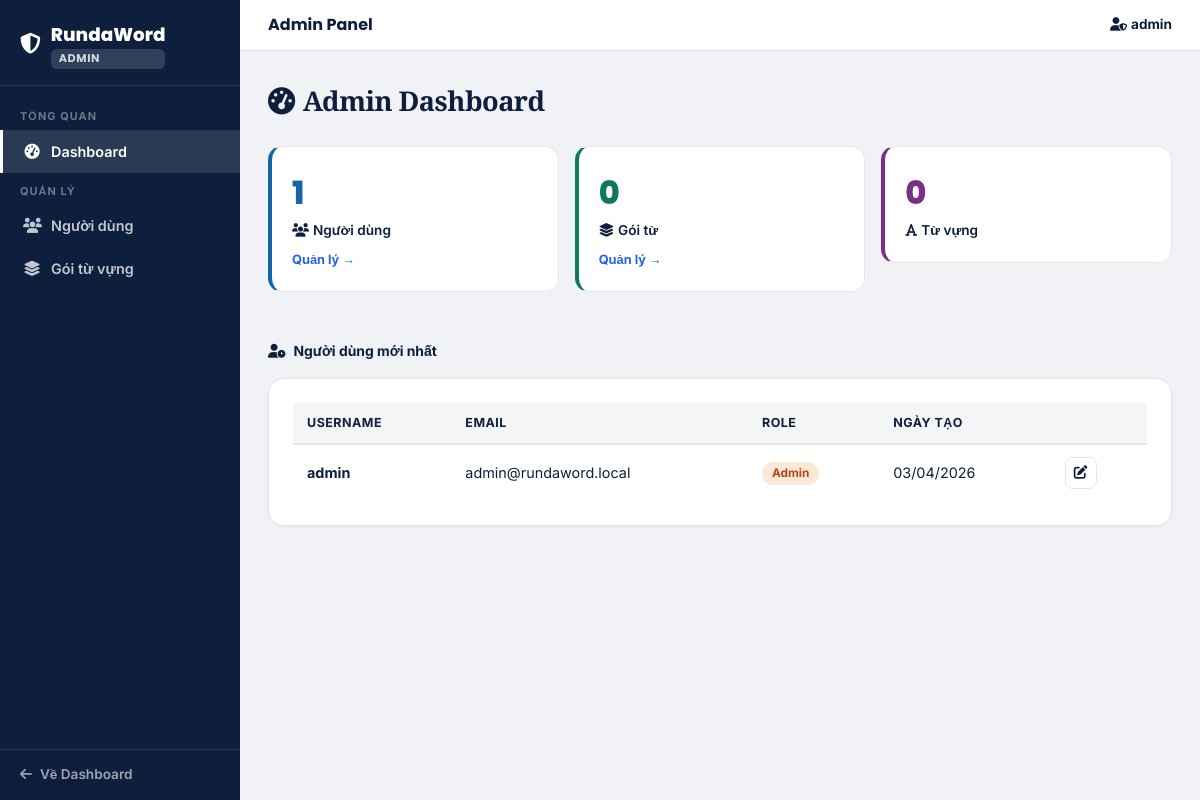
Page /admin (signed in) on the earlier database version.
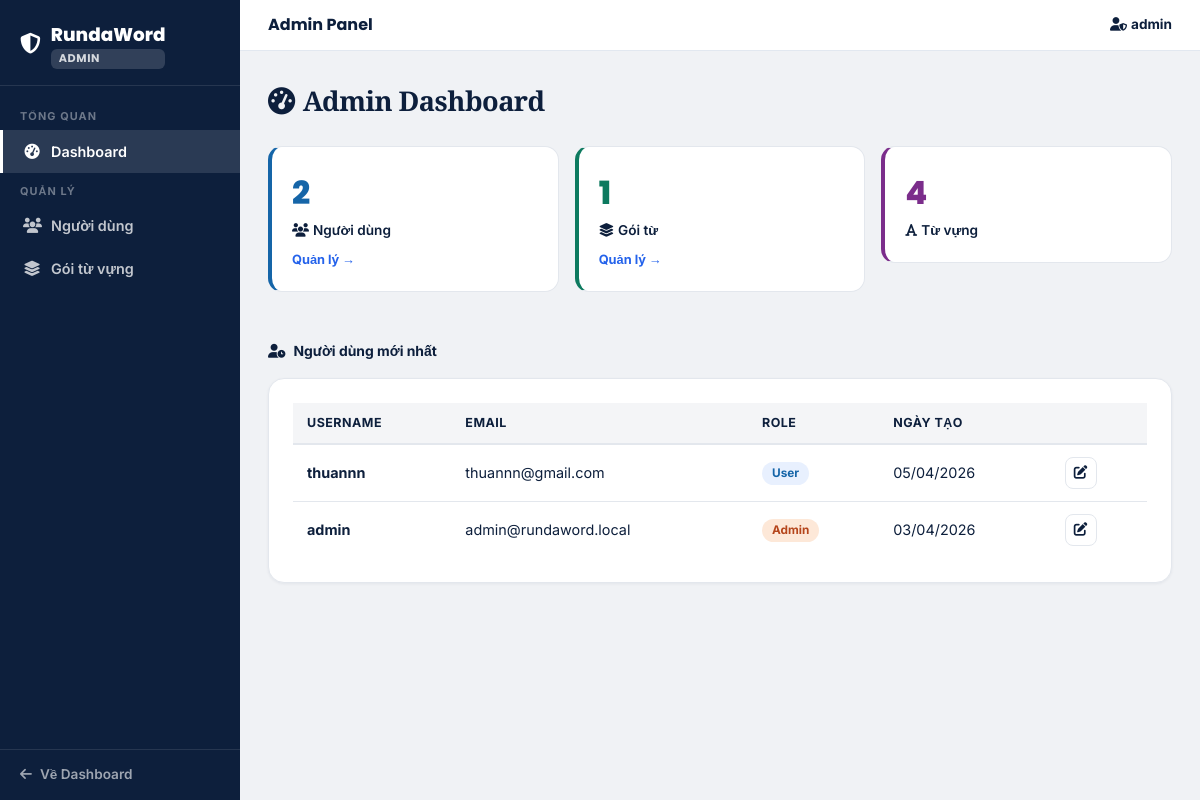
Same page on the later database version.
### main.py (models this page shows, shortened)
class User(UserMixin, db.Model):
    __tablename__ = 'users'
    id            = db.Column(db.Integer, primary_key=True)
    username      = db.Column(db.String(50),  unique=True, nullable=False)
    name          = db.Column(db.String(100))
    email         = db.Column(db.String(120), unique=True, nullable=False)
    password_hash = db.Column(db.String(255), nullable=False)
    role          = db.Column(db.Integer, default=ROLE_USER, nullable=False)  # 0=user, 1=admin
    created_at    = db.Column(db.DateTime, default=datetime.utcnow)
    packages = db.relationship(
        'VocabPackage', backref='user', lazy=True, cascade='all, delete-orphan',
        foreign_keys='VocabPackage.user_id'
    )
    saved_packages = db.relationship(
        'VocabPackage', secondary=user_saved_packages,
        backref=db.backref('saved_by', lazy='dynamic'), lazy='dynamic'
    )

### main.py (the view)
@app.route('/admin')
@admin_required
def admin_dashboard():
    total_users    = User.query.count()
    total_packages = VocabPackage.query.count()
    total_words    = Vocabulary.query.count()
    recent_users   = User.query.order_by(User.created_at.desc()).limit(5).all()
    return render_template(
        'admin/dashboard.html',
        total_users=total_users,
        total_packages=total_packages,
        total_words=total_words,
        recent_users=recent_users
    )

### main.py (called while the page is built)
def admin_required(f):
    @wraps(f)
    def decorated(*args, **kwargs):
        if not current_user.is_authenticated or current_user.role != ROLE_ADMIN:
            abort(403)
        return f(*args, **kwargs)
    return decorated

@login_manager.user_loader
def load_user(user_id):
    return User.query.get(int(user_id))

### templates/admin/dashboard.html (shortened to what this page needs)
{% extends "admin/base_admin.html" %}
{% block content %}
<div class="page-title mb-4">
    <i class="fas fa-tachometer-alt me-2"></i>Admin Dashboard
</div>
<div class="row g-3 mb-5">
    <div class="col-6 col-md-4">
        <div class="admin-stat-card" style="border-left:4px solid #1565a8;">
            <div class="admin-stat-num" style="color:#1565a8;">{{ total_users }}</div>
            <div class="admin-stat-lbl"><i class="fas fa-users me-1"></i>Người dùng</div>
            <a href="{{ url_for('admin_users') }}" class="admin-stat-link">Quản lý →</a>
        </div>
    </div>
    <div class="col-6 col-md-4">
        <div class="admin-stat-card" style="border-left:4px solid #0d7a5f;">
            <div class="admin-stat-num" style="color:#0d7a5f;">{{ total_packages }}</div>
            <div class="admin-stat-lbl"><i class="fas fa-layer-group me-1"></i>Gói từ</div>
            <a href="{{ url_for('admin_packages') }}" class="admin-stat-link">Quản lý →</a>
        </div>
    </div>
    <div class="col-6 col-md-4">
        <div class="admin-stat-card" style="border-left:4px solid #7b2d8b;">
            <div class="admin-stat-num" style="color:#7b2d8b;">{{ total_words }}</div>
            <div class="admin-stat-lbl"><i class="fas fa-font me-1"></i>Từ vựng</div>
        </div>
    </div>
</div>
<div class="section-header mb-3"><i class="fas fa-user-clock me-2"></i>Người dùng mới nhất</div>
<div class="rw-card">
    <table class="admin-table">
        <thead>
            <tr>
                <th>Username</th>
                <th>Email</th>
                <th>Role</th>
                <th>Ngày tạo</th>
                <th></th>
            </tr>
        </thead>
        <tbody>
            {% for user in recent_users %}
            <tr>
                <td><strong>{{ user.username }}</strong></td>
                <td>{{ user.email }}</td>
                <td>
                    {% if user.role == 1 %}
                    <span class="admin-badge admin-badge-admin">Admin</span>
                    {% else %}
                    <span class="admin-badge admin-badge-user">User</span>
                    {% endif %}
                </td>
                <td>{{ user.created_at.strftime('%d/%m/%Y') }}</td>
                <td>
                    <a href="{{ url_for('admin_edit_user', user_id=user.id) }}" class="admin-action-btn">
                        <i class="fas fa-edit"></i>
                    </a>
                </td>
            </tr>
            {% endfor %}
        </tbody>
    </table>
</div>
{% endblock %}

### templates/admin/base_admin.html (shortened to what this page needs)
<!DOCTYPE html>
<html lang="vi">
<head>
    <link href="https://cdn.jsdelivr.net/npm/bootstrap@5.3.0/dist/css/bootstrap.min.css" rel="stylesheet">
    <link href="https://cdnjs.cloudflare.com/ajax/libs/font-awesome/6.4.0/css/all.min.css" rel="stylesheet">
    <link href="{{ url_for('static', filename='css/main.css') }}" rel="stylesheet">
</head>
<body>
<div class="admin-shell">
    <aside class="admin-sidebar">
        <div class="admin-sidebar-brand">
            <a href="{{ url_for('admin_dashboard') }}">
                <i class="fas fa-shield-alt" style="font-size:1.3rem;"></i>
                <div>
                    RundaWord
                    <div class="admin-badge-label">ADMIN</div>
                </div>
            </a>
        </div>
        <nav class="admin-nav">
            <div class="admin-nav-section">Tổng quan</div>
            <a href="{{ url_for('admin_dashboard') }}"
               class="{{ 'active' if request.endpoint == 'admin_dashboard' else '' }}">
                <i class="fas fa-tachometer-alt"></i> Dashboard
            </a>
            <div class="admin-nav-section">Quản lý</div>
            <a href="{{ url_for('admin_users') }}"
               class="{{ 'active' if request.endpoint in ['admin_users', 'admin_create_user', 'admin_edit_user', 'admin_delete_user'] else '' }}">
                <i class="fas fa-users"></i> Người dùng
            </a>
            <a href="{{ url_for('admin_packages') }}"
               class="{{ 'active' if request.endpoint in ['admin_packages', 'admin_toggle_public', 'admin_delete_package'] else '' }}">
                <i class="fas fa-layer-group"></i> Gói từ vựng
            </a>
        </nav>
        <div class="admin-sidebar-footer">
            <a href="{{ url_for('dashboard') }}">
                <i class="fas fa-arrow-left"></i> Về Dashboard
            </a>
        </div>
    </aside>
    <div class="admin-main">
        <div class="admin-topbar">
            <div class="admin-topbar-title">{% block topbar_title %}Admin Panel{% endblock %}</div>
            <div class="admin-topbar-user">
                <i class="fas fa-user-shield me-1"></i>{{ current_user.username }}
            </div>
        </div>
        <div class="admin-content">
            {% block content %}{% endblock %}
        </div>
    </div>
</div>
</body>
</html>

Differences in the rows shown:
added User: username "thuannn", email "thuannn@gmail.com", role "User", created_at "05/04/2026"
Other differences:
{{ total_users }}: "1" → "2"
{{ total_packages }}: "0" → "1"
{{ total_words }}: "0" → "4"
